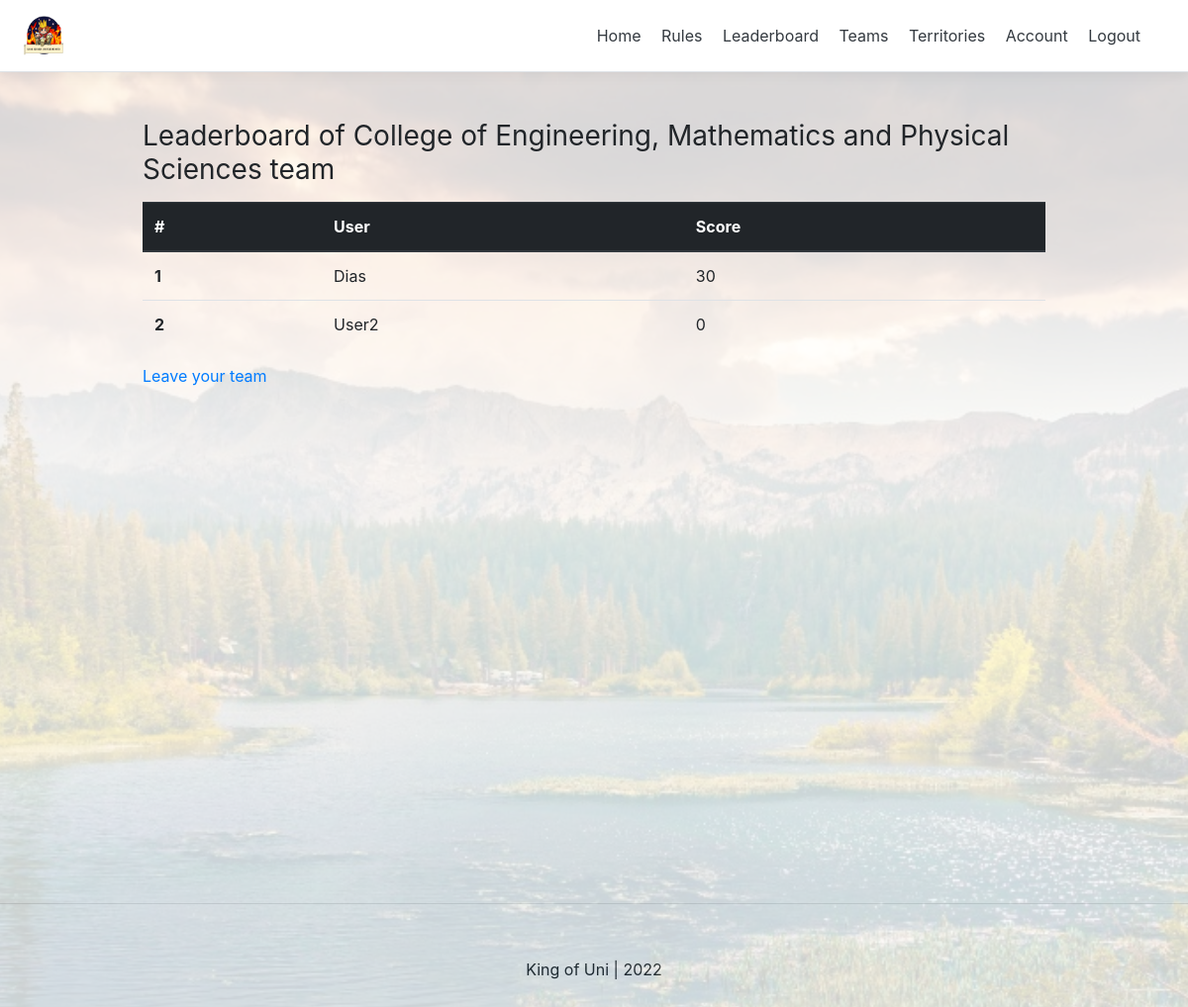
The page /group/ (signed in) on the database its author committed.
### account/models.py (models this page shows, shortened)
class Account(AbstractBaseUser):
    email                   = models.EmailField(verbose_name="email", max_length=60, unique=True, validators=[validate_email])
    username                = models.CharField(max_length=30, unique=True)
    is_gameKeeper           = models.BooleanField(default=False)
    date_joined             = models.DateTimeField(verbose_name='date joined', auto_now_add=True)
    last_login              = models.DateTimeField(verbose_name='last login', auto_now_add=True)
    is_admin                = models.BooleanField(default=False)
    is_active               = models.BooleanField(default=True)
    is_staff                = models.BooleanField(default=False)
    is_superuser            = models.BooleanField(default=False)
    is_inTeam               = models.BooleanField(default=False)
    latitude 				= models.DecimalField(max_digits=20, decimal_places=15, default = 0, null=True, blank=True)
    longitude 				= models.DecimalField(max_digits=20, decimal_places=15, default = 0, null=True, blank=True)
    score                   = models.DecimalField(max_digits=7,decimal_places=0, default=0)
    belongs_to_group        = models.ForeignKey(Group, null=True, default=None, on_delete=models.SET_DEFAULT)
    USERNAME_FIELD = 'email'
    REQUIRED_FIELDS = ['username', ]
    objects = MyAccountManager()

### group/models.py (models this page shows)
class Group(models.Model):
    name = models.CharField(max_length=100,  null=False, blank=False, unique=True)
    date_created = models.DateTimeField(verbose_name="date created" , auto_now_add=True)
    point_total = models.IntegerField(default=0)
    color = models.CharField(max_length=50, null=True)
    def __str__(self):
        return self.name

### group/views.py (the view)
# urls.py: path('', group_view, name="group_info"),
def group_view(request):
    context = {}
    user = request.user
    if not user.is_authenticated:
        return redirect('login')
    group = user.belongs_to_group
    group_members = Account.objects.filter(belongs_to_group=group).order_by('-score')
    context['members'] = group_members
    return render(request, 'group/group.html', context)

### group/templates/group/group.html (shortened to what this page needs)
{% extends 'base.html' %}
{% block content %}
{% if request.user.is_authenticated %}
<div class="container mt-4 p-4">
        {% if request.user.is_inTeam %}
        <h3 class="mb-3 font-weight-normal">Leaderboard of {{request.user.belongs_to_group}} team</h3>
        <table class="table">
          <thead class="thead-dark">
            <tr>
              <th scope="col">#</th>
              <th scope="col">User</th>
              <th scope="col">Score</th>
            </tr>
          </thead>
          <tbody>
          {% for member in members %}
            <tr>
              <th scope="row">{{forloop.counter}}</th>
              <td>{{member.username}}</td>
              <td>{{member.score}}</td>
            </tr>
            {% endfor %}
          </tbody>
        </table>
        <a href="{% url 'group:leave_group' %}">Leave your team</a>
        {% else %}
          <p>You are not in a team. <a href="{% url 'group:join_group' %}">Join a team</a>.</p>
        {% endif %}
  </div>
{% endif %}
{% endblock content %}

### templates/base.html (style rules this page uses)
.image { position: relative; }
.image:before { content: ' '; display: block; position: absolute; height: 100%; width: 100%; background-size: cover; opacity: 0.2; background-image: url("/static/exeter_uni.jpg"); background-repeat: no-repeat; background-position: center; }

### templates/snippets/header.html (style rules this page uses)
@media (min-width: 768px) { html { font-size: 16px; } }
.container { max-width: 960px; }

### rows shown on the page
Account: user.belongs_to_group "College of Engineering, Mathematics and Physical Sciences", username "Dias", score "30"
Account: username "User2", score "0"
